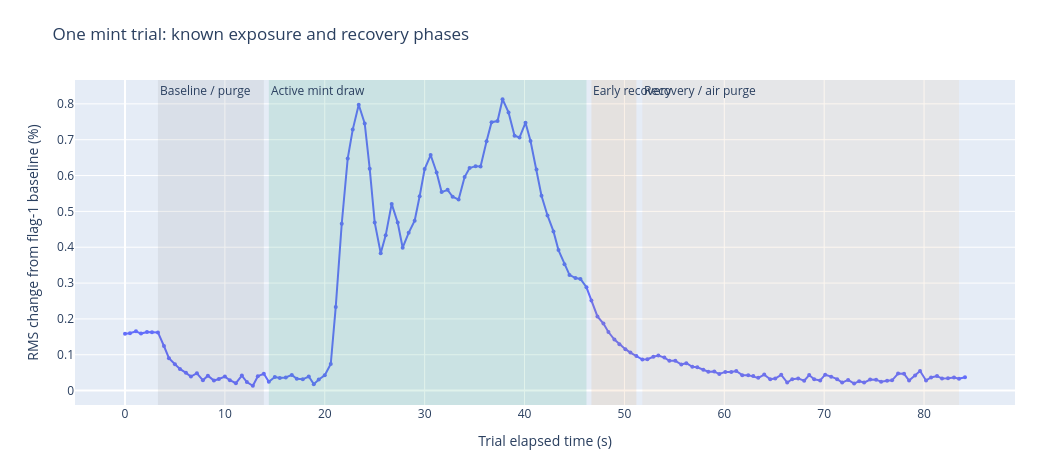

Notebook source saved alongside this figure:
### Markdown cell above
## Phase audit: do the files really contain recovery examples?

The training labels come from the device-controlled phase sequence, not from manually inspecting whether a curve looks convenient. In these files, flag 1 is the pre-sample baseline/purge, flag 3 is the sample draw, and flags 6 and 7 occur only after the sample draw as purge/recovery phases.

### Code cell
phase_rows = []
for trial, cache in trial_cache.items():
    flags = cache['flags']
    observed = [int(value) for value in pd.Series(flags).drop_duplicates() if value in (1, 3, 6, 7)]
    phase_rows.append({
        'trial': trial,
        'odor_class': cache['odor_class'],
        'phase sequence': ' -> '.join(map(str, observed)),
        'sequence valid': observed == [1, 3, 6, 7],
    })
phase_audit = pd.DataFrame(phase_rows)
assert phase_audit['sequence valid'].all(), phase_audit.loc[~phase_audit['sequence valid']]
display(phase_audit.groupby('odor_class').agg(
    trials=('trial', 'count'), valid_sequences=('sequence valid', 'sum')
))

representative = trial_cache['mint-1']
representative_rms = np.sqrt(np.mean(representative['response'] ** 2, axis=1))
phase_names = {1: 'Baseline / purge', 3: 'Active mint draw', 6: 'Early recovery', 7: 'Recovery / air purge'}
phase_colors = {1: 'rgba(110,110,110,0.10)', 3: 'rgba(52,168,120,0.15)', 6: 'rgba(220,150,70,0.13)', 7: 'rgba(220,150,70,0.08)'}
phase_figure = go.Figure()
phase_figure.add_trace(go.Scatter(
    x=representative['times'] - representative['times'][0],
    y=representative_rms,
    mode='lines+markers', marker=dict(size=4), name='32-sensor RMS change',
    hovertemplate='t %{x:.1f} s<br>RMS change %{y:.3f}%<extra></extra>',
))
flags = representative['flags']
times = representative['times'] - representative['times'][0]
for flag in [1, 3, 6, 7]:
    positions = np.flatnonzero(flags == flag)
    phase_figure.add_vrect(
        x0=float(times[positions[0]]), x1=float(times[positions[-1]]),
        fillcolor=phase_colors[flag], line_width=0,
        annotation_text=phase_names[flag], annotation_position='top left',
    )
phase_figure.update_xaxes(title='Trial elapsed time (s)')
phase_figure.update_yaxes(title='RMS change from flag-1 baseline (%)')
phase_figure.update_layout(
    title='One mint trial: known exposure and recovery phases',
    height=470, width=1050, margin=dict(l=75, r=35, t=80, b=65),
)
phase_figure.show()

### Figure 1 — Plotly figure (JSON) as saved in the notebook; plotly's stock layout.template omitted (floating-point values rounded to 4 significant figures; data arrays with more than 128 entries replaced by an {"elided": "..."} marker saying what was removed)
{"data": [{"hovertemplate": "t %{x:.1f} s<br>RMS change %{y:.3f}%<extra></extra>", "marker": {"size": 4}, "mode": "lines+markers", "name": "32-sensor RMS change", "type": "scatter", "x": {"elided": "152 float values"}, "y": {"elided": "152 float values"}}], "layout": {"annotations": [{"showarrow": false, "text": "Baseline / purge", "x": 3.3, "xanchor": "left", "xref": "x", "y": 1, "yanchor": "top", "yref": "y domain"}, {"showarrow": false, "text": "Active mint draw", "x": 14.4, "xanchor": "left", "xref": "x", "y": 1, "yanchor": "top", "yref": "y domain"}, {"showarrow": false, "text": "Early recovery", "x": 46.7, "xanchor": "left", "xref": "x", "y": 1, "yanchor": "top", "yref": "y domain"}, {"showarrow": false, "text": "Recovery / air purge", "x": 51.8, "xanchor": "left", "xref": "x", "y": 1, "yanchor": "top", "yref": "y domain"}], "height": 470, "margin": {"b": 65, "l": 75, "r": 35, "t": 80}, "shapes": [{"fillcolor": "rgba(110,110,110,0.10)", "line": {"width": 0}, "type": "rect", "x0": 3.3, "x1": 13.9, "xref": "x", "y0": 0, "y1": 1, "yref": "y domain"}, {"fillcolor": "rgba(52,168,120,0.15)", "line": {"width": 0}, "type": "rect", "x0": 14.4, "x1": 46.2, "xref": "x", "y0": 0, "y1": 1, "yref": "y domain"}, {"fillcolor": "rgba(220,150,70,0.13)", "line": {"width": 0}, "type": "rect", "x0": 46.7, "x1": 51.2, "xref": "x", "y0": 0, "y1": 1, "yref": "y domain"}, {"fillcolor": "rgba(220,150,70,0.08)", "line": {"width": 0}, "type": "rect", "x0": 51.8, "x1": 83.5, "xref": "x", "y0": 0, "y1": 1, "yref": "y domain"}], "title": {"text": "One mint trial: known exposure and recovery phases"}, "width": 1050, "xaxis": {"title": {"text": "Trial elapsed time (s)"}}, "yaxis": {"title": {"text": "RMS change from flag-1 baseline (%)"}}}}
